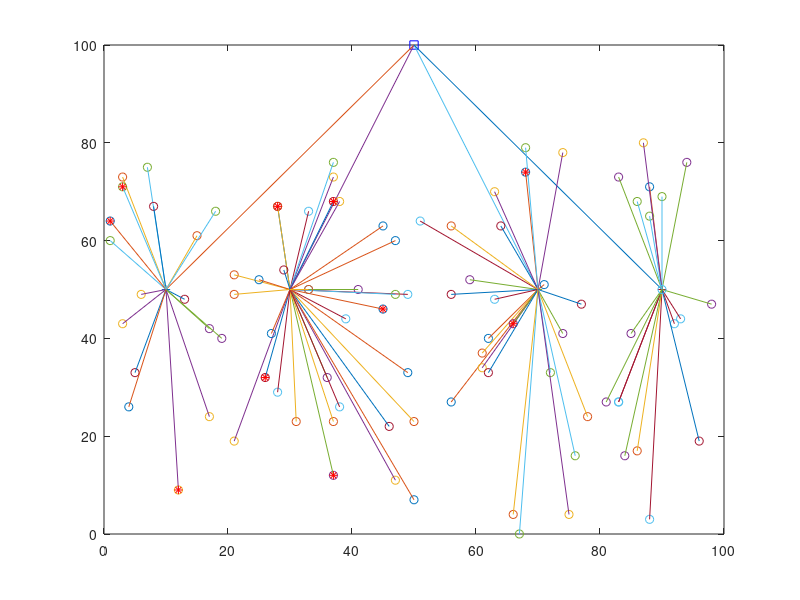
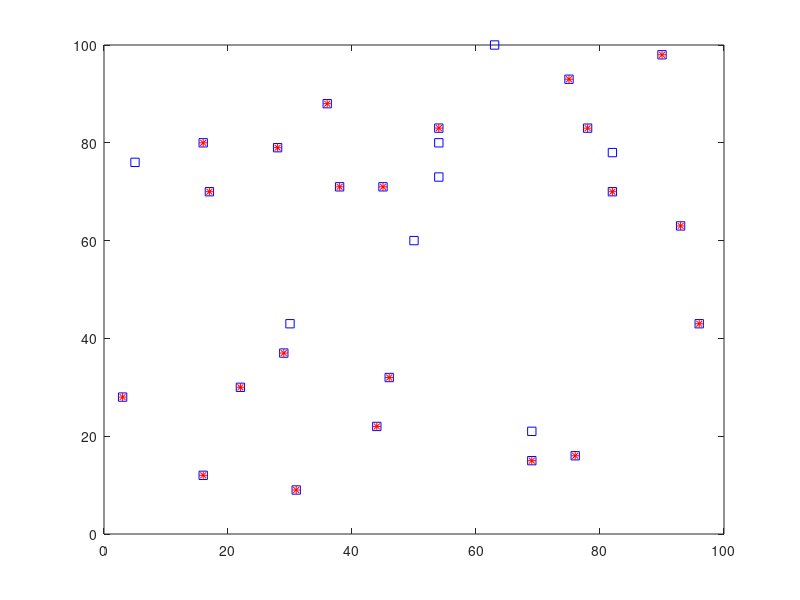
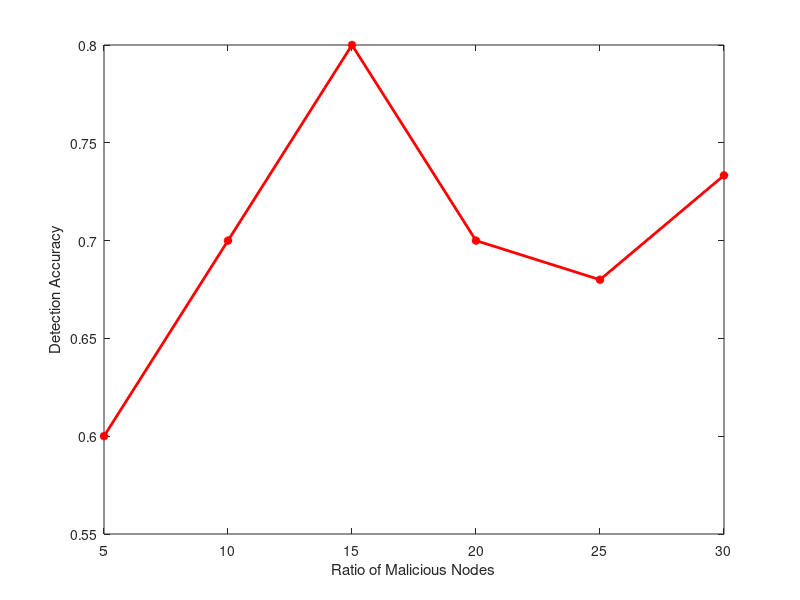

MATLAB code for these plots, in order: (Note: this script raises an error after producing the figures.)
close all;
clc;
clear;

dead = 0;
live = 0;
acknowledged_packets = 0;
forwarded_packets = 0;
dropped_packet = 0;
tn = 95;


%Creation of the sink node
    S(5).xd= 50;
    S(5).yd= 100;
    S(5).type='Sn';
%     S(5).Total_Trust_Value = rand(1,1);
    S(5).id = 1;
    S(5).E= 20;
    figure (1);
    plot(S(5).xd,S(5).yd,'-bs');
    hold on;


%Creation of the beacon node
S(1).xd=10;
S(1).yd=50;
S(2).xd=30;
S(2).yd=50;
S(3).xd=70;
S(3).yd=50;
S(4).xd=90;
S(4).yd=50;

for i=1:1:4
    S(i).type='Bn';
    S(i).id = 2;
%     S(2).Total_Trust_Value = rand(1,1);
    S(i).E= 5;
    figure (1);
    plot(S(i).xd,S(i).yd,'+');
    hold on;
    figure (1);
    plot([S(i).xd S(5).xd], [S(i).yd S(5).yd]);
end


%Creation of the unknown node
for i=6:1:100
    S(i).xd=randi([0, 100]);
    S(i).yd=randi([0, 80]);
    S(i).type='Un';
    S(i).id = i;
    S(i).E= 2;
    figure (1);
    plot(S(i).xd,S(i).yd,'o');
    hold on;
    for j=1:1:4
        D(i,j)=sqrt((S(i).xd-(S(j).xd))^2 + (S(i).yd-(S(j).yd))^2); 
    end
    [k_Distance,k_BeaconNode]= min(D(i,:));
    S(i).SmallerDistance = k_BeaconNode;
%     S(i).nei = nei+1;
    figure (1);
    plot([S(i).xd S(k_BeaconNode).xd], [S(i).yd S(k_BeaconNode).yd]);
    
    
end



 %Heartbeat Message
for i=6:1:100
    forwarded_packets = forwarded_packets + 1;
     a = rand(1,1);
    if a <0.07
        S(i).state = 'dead';
        dead = dead + 1;
        dropped_packet = dropped_packet + 1;
        plot(S(i).xd,S(i).yd,'*r');
    else
        S(i).state = 'live';
        live = live + 1;
        acknowledged_packets =  acknowledged_packets + 1;
    end
end

j = 1;
for i=6:1:100
    if S(i).state == 'live'
        L(j) = S(i);
        j = j + 1;
    end
end



% Closeness
% for i=1:1:4
%     S(i).clo1 = onehop/tn;
% end


for i=1:1:30
    M(i).xd=randi([1, 100]);
    M(i).yd=randi([1, 100]);
    M(i).type='M';
    M(i).id = i;
    M(i).E= 5;
    figure (2);
    plot(M(i).xd, M(i).yd,'-bs');
    hold on;
    
    forwarded_packets = forwarded_packets + 1;
     a = rand(1,1);
    if a <0.75
        M(i).state = 'dead';
        dead = dead + 1;
        dropped_packet = dropped_packet + 1;
        plot(M(i).xd,M(i).yd,'*r');
    else
        M(i).state = 'live';
        live = live + 1;
        acknowledged_packets =  acknowledged_packets + 1;
    end

end



%% Detection Accuracy %%
identified5 = 0;
for i=1:1:5
if (M(i).state == 'dead')
    identified5 = identified5 +1;

end
end
DE5 = (identified5/5);

identified10 = 0;
for i=1:1:10
if (M(i).state == 'dead')
    identified10 = identified10 +1;

end
end
DE10 = (identified10/10);

identified15 = 0;
for i=1:1:15
if (M(i).state == 'dead')
    identified15 = identified15 +1;

end
end
DE15 = (identified15/15);

identified20 = 0;
for i=1:1:20
if (M(i).state == 'dead')
    identified20 = identified20 +1;

end
end
DE20 = (identified20/20);

identified25 = 0;
for i=1:1:25
if (M(i).state == 'dead')
    identified25 = identified25 +1;

end
end
DE25 = (identified25/25);

identified30 = 0;
for i=1:1:30
if (M(i).state == 'dead')
    identified30 = identified30 +1;

end
end
DE30 = (identified30/30);



x1=[DE5 DE10 DE15 DE20 DE25 DE30];
figure (3);
plot(x1, '-r*','LineWidth',2.00);
hold on
xticks([1 2 3 4 5 6]);
xticklabels({'5','10','15','20','25','30'});
% legend({'Base Paper'}, 'fontsize', 16);
ylabel('Detection Accuracy');
xlabel('Ratio of Malicious Nodes');
h = get(gca,'xticklabels'); 
set(gca,'xticklabels',h,'fontsize',14)
% xtickangle(45);


%% FNR %%
dt5 = 5-identified5;

fnr5 = dt5/5;

dt10 = 10-identified10;

fnr10 = dt10/10;

dt15 = 15-identified15;

fnr15 = dt15/15;

dt20 = 20-identified20;

fnr20 = dt20/20;

dt25 = 25-identified25;

fnr25 = dt25/25;

dt30 = 30-identified30;

fnr30 = dt30/30;




x1=[fnr5 fnr10 fnr15 fnr20 fnr25 fnr30];
figure (4);
plot(x1, '-r*','LineWidth',2.00);
hold on

xticks([1 2 3 4 5 6]);
xticklabels({'5','10','15','20','25','30'});
% legend({'Base Paper'}, 'fontsize', 16);
ylabel('False Negative Rate');
xlabel('Ratio of Malicious Nodes');
h = get(gca,'xticklabels'); 
set(gca,'xticklabels',h,'fontsize',14)
% xtickangle(45);



%% FPR %%

fpr5 = identified5/5;
fpr10 = identified10/10;
fpr15 = identified15/15;
fpr20 = identified20/20;
fpr25 = identified25/25;
fpr30 = identified30/30;


x1=[fpr5 fpr10 fpr15 fpr20 fpr25 fpr30];
figure (5);
plot(x1, '-r*','LineWidth',2.00);
hold on

xticks([1 2 3 4 5 6]);
xticklabels({'5','10','15','20','25','30'});
% legend({'Base Paper'}, 'fontsize', 16);
ylabel('False Positive Rate');
xlabel('Ratio of Malicious Nodes');
h = get(gca,'xticklabels'); 
set(gca,'xticklabels',h,'fontsize',14)
% xtickangle(45);


totalpackets = 100;
for i = 6:100
    unscucc = 0;
    scucc = 0;
    for j = 1:totalpackets
        a = rand(1,1);
        if a <0.4
           unscucc =  unscucc + 1;
           S(i).unsuccessful = unscucc;
        else
            scucc =  scucc + 1;
            S(i).successful = scucc;
            S(i).pdr = S(i).successful / totalpackets;
        end
    end
end






Delay_PPa2=0;
payload=512*8;
header=81*8;
datarate=250;
v=1500; 

for i = 51:100
    for j=1:1:4
        D(i,j)=sqrt((S(i).xd-(S(j).xd))^2 + (S(i).yd-(S(j).yd))^2); 
    end
    Delay_PPa2=0;
    [k_Distance,k_BeaconNode]= min(D(i,:));
    S(i).SmallerDistancefrom = k_BeaconNode;
    S(i).SmallerDistancefrom11 = k_Distance;
    Delay_PPa2 = Delay_PPa2 + (2*(payload + header) / datarate);
    Delay_PPa2 = Delay_PPa2 + k_Distance/ v;
    Delay_PPa2 = Delay_PPa2 + 0.3;
    if k_Distance>0
     Delay_PPa2 = Delay_PPa2/k_Distance;
     S(i).Delay  = Delay_PPa2;
    else
     Delay_PPa2 = Delay_PPa2/1;
     S(i).Delay  = Delay_PPa2;
    end

 
end 
for i = 51:100
    if (S(i).pdr < 0.55 && S(i).Delay > 1 )
        S(i).pdrlabel = -1;
    else
        S(i).pdrlabel = 1;
    end
end



X = [S(51).Delay S(52).Delay S(53).Delay S(54).Delay S(55).Delay S(56).Delay S(57).Delay S(58).Delay S(59).Delay S(60).Delay S(61).Delay S(62).Delay S(63).Delay S(64).Delay S(65).Delay S(66).Delay S(67).Delay S(68).Delay S(69).Delay S(70).Delay S(71).Delay S(72).Delay S(73).Delay S(74).Delay S(75).Delay S(76).Delay S(77).Delay S(78).Delay S(79).Delay S(80).Delay S(81).Delay S(82).Delay S(83).Delay S(84).Delay S(85).Delay S(86).Delay S(87).Delay S(88).Delay S(89).Delay S(90).Delay S(91).Delay S(92).Delay S(93).Delay S(94).Delay S(95).Delay S(96).Delay S(97).Delay S(98).Delay S(99).Delay S(100).Delay];
figure (6)
h=bar(X);
h(1).FaceColor = 'b';
xticklabels({'0','5','10','15','20','25','30','35','40','45','50'});
xlabel('Sensor Nodes')
ylabel('End-to-End Delay (sec)')
h = get(gca,'XTickLabel'); 
set(gca,'XTickLabel',h,'fontsize',16)
% xtickangle(45);

X = [S(51).Delay S(52).Delay S(53).Delay S(54).Delay S(55).Delay S(56).Delay S(57).Delay S(58).Delay S(59).Delay S(60).Delay];
figure (70)
h=bar(X);
h(1).FaceColor = 'g';
xticklabels({'Region-1','Region-2','Region-3','Region-4','Region-5','Region-6','Region-7','Region-8','Region-9','Region-10'});
xlabel('Sensor Nodes')
ylabel('Average Delay (sec)')
h = get(gca,'XTickLabel'); 
set(gca,'XTickLabel',h,'fontsize',16)
xtickangle(45);




XX = [S(51).pdr S(52).pdr S(53).pdr S(54).pdr S(55).pdr S(56).pdr S(57).pdr S(58).pdr S(59).pdr S(60).pdr S(61).pdr S(62).pdr S(63).pdr S(64).pdr S(65).pdr S(66).pdr S(67).pdr S(68).pdr S(69).pdr S(70).pdr S(71).pdr S(72).pdr S(73).pdr S(74).pdr S(75).pdr S(76).pdr S(77).pdr S(78).pdr S(79).pdr S(80).pdr S(81).pdr S(82).pdr S(83).pdr S(84).pdr S(85).pdr S(86).pdr S(87).pdr S(88).pdr S(89).pdr S(90).pdr S(91).pdr S(92).pdr S(93).pdr S(94).pdr S(95).pdr S(96).pdr S(97).pdr S(98).pdr S(99).pdr S(100).pdr];
figure (7)
h=bar(XX);
h(1).FaceColor = 'm';
xticklabels({'0','5','10','15','20','25','30','35','40','45','50'});
xlabel('Sensor Nodes')
ylabel('Honesty')
h = get(gca,'XTickLabel'); 
set(gca,'XTickLabel',h,'fontsize',16)
% xtickangle(45);


XX = [S(51).pdr S(52).pdr S(53).pdr S(54).pdr S(55).pdr S(56).pdr S(57).pdr S(58).pdr S(59).pdr S(60).pdr];
figure (60)
h=bar(XX);
h(1).FaceColor = 'r';
xticklabels({'Region-1','Region-2','Region-3','Region-4','Region-5','Region-6','Region-7','Region-8','Region-9','Region-10'});
xlabel('Sensor Nodes')
ylabel('Average Honesty')
h = get(gca,'XTickLabel'); 
set(gca,'XTickLabel',h,'fontsize',16)
xtickangle(45);